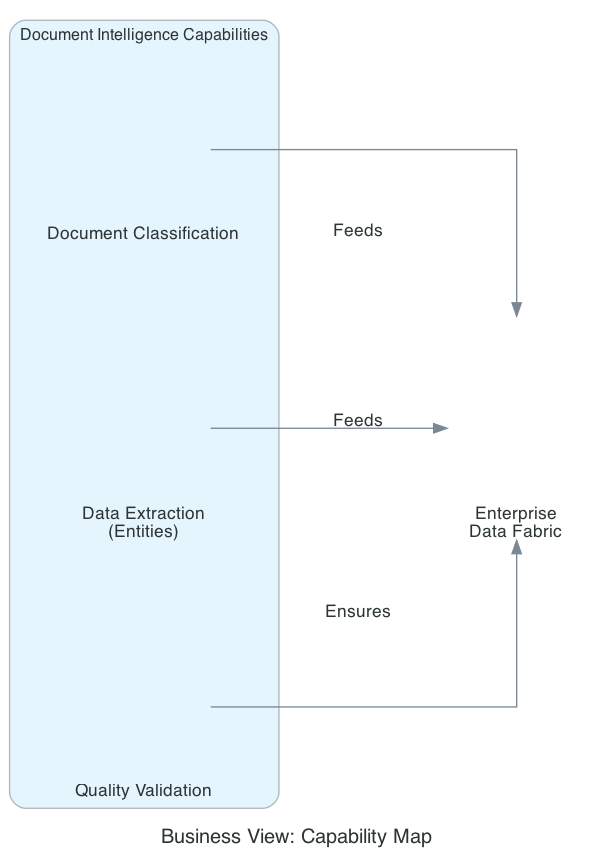

Source code (Python):
from diagrams import Diagram, Cluster, Edge
from diagrams.generic.blank import Blank

graph_attr = {"pad": "0.1", "nodesep": "0.8", "ranksep": "1.2", "bgcolor": "transparent"}

with Diagram("Business View: Capability Map", show=False, filename="doc_capability_map", direction="LR", graph_attr=graph_attr):
    with Cluster("Document Intelligence Capabilities"):
        classification = Blank("Document Classification")
        extraction = Blank("Data Extraction\n(Entities)")
        validation = Blank("Quality Validation")
        
    enterprise = Blank("Enterprise\nData Fabric")

    classification >> Edge(label="Feeds") >> enterprise
    extraction >> Edge(label="Feeds") >> enterprise
    validation >> Edge(label="Ensures") >> enterprise
